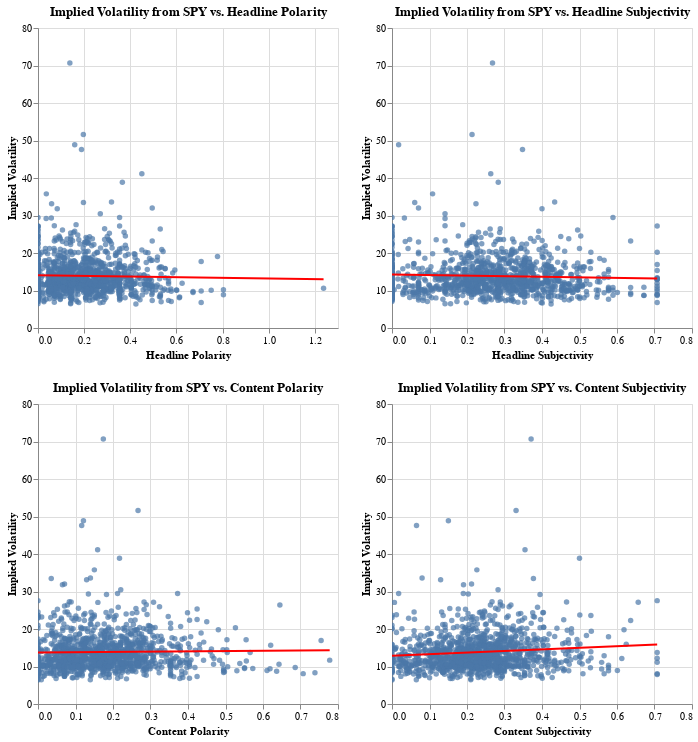

Notebook cell for this chart:
### Markdown cell above
## We first look at the IV data from SPY and Business and US news sources

### Code cell
from vega_datasets import data
# We fist plot the data
chart1 = alt.Chart(merged1).mark_circle().encode(
    x = alt.X('Headline Polarity'),
    y = alt.Y('IV30', title = 'Implied Volatility'),
    tooltip = ['IV30', 'Headline Polarity']
).properties(title = 'Implied Volatility from SPY vs. Headline Polarity').interactive()

chart1 = chart1 + chart1.transform_regression("Headline Polarity", "IV30", method="linear").mark_line(color = "red")

chart2 = alt.Chart(merged1).mark_circle().encode(
    x = alt.X('Headline Subjectivity'),
    y = alt.Y('IV30', title = 'Implied Volatility'),
    tooltip = ['IV30', 'Headline Subjectivity']
).properties(title = 'Implied Volatility from SPY vs. Headline Subjectivity').interactive()

chart2 = chart2 + chart2.transform_regression("Headline Subjectivity", "IV30", method="linear").mark_line(color = "red")

chart3 = alt.Chart(merged1).mark_circle().encode(
    x = alt.X('Content Polarity'),
    y = alt.Y('IV30', title = 'Implied Volatility'),
    tooltip = ['IV30', 'Content Polarity']
).properties(title = 'Implied Volatility from SPY vs. Content Polarity').interactive()

chart3 = chart3 + chart3.transform_regression("Content Polarity", "IV30", method="linear").mark_line(color = "red")

chart4 = alt.Chart(merged1).mark_circle().encode(
    x = alt.X('Content Subjectivity'),
    y = alt.Y('IV30', title = 'Implied Volatility'),
    tooltip = ['IV30', 'Content Subjectivity']
).properties(title = 'Implied Volatility from SPY vs. Content Subjectivity').interactive()

chart4 = chart4 + chart4.transform_regression("Content Subjectivity", "IV30", method="linear").mark_line(color = "red")

(chart1 & chart3) | (chart2 & chart4)

### Figure 1 — Vega-Lite specification as saved in the notebook (floating-point values rounded to 4 significant figures; data arrays with more than 128 entries replaced by an {"elided": "..."} marker saying what was removed)
{"config": {"view": {"continuousWidth": 300, "continuousHeight": 300}}, "hconcat": [{"vconcat": [{"layer": [{"mark": {"type": "circle"}, "encoding": {"tooltip": [{"field": "IV30", "type": "quantitative"}, {"field": "Headline Polarity", "type": "quantitative"}], "x": {"field": "Headline Polarity", "type": "quantitative"}, "y": {"field": "IV30", "title": "Implied Volatility", "type": "quantitative"}}, "name": "view_219", "title": "Implied Volatility from SPY vs. Headline Polarity"}, {"mark": {"type": "line", "color": "red"}, "encoding": {"tooltip": [{"field": "IV30", "type": "quantitative"}, {"field": "Headline Polarity", "type": "quantitative"}], "x": {"field": "Headline Polarity", "type": "quantitative"}, "y": {"field": "IV30", "title": "Implied Volatility", "type": "quantitative"}}, "title": "Implied Volatility from SPY vs. Headline Polarity", "transform": [{"on": "Headline Polarity", "regression": "IV30", "method": "linear"}]}]}, {"layer": [{"mark": {"type": "circle"}, "encoding": {"tooltip": [{"field": "IV30", "type": "quantitative"}, {"field": "Content Polarity", "type": "quantitative"}], "x": {"field": "Content Polarity", "type": "quantitative"}, "y": {"field": "IV30", "title": "Implied Volatility", "type": "quantitative"}}, "name": "view_221", "title": "Implied Volatility from SPY vs. Content Polarity"}, {"mark": {"type": "line", "color": "red"}, "encoding": {"tooltip": [{"field": "IV30", "type": "quantitative"}, {"field": "Content Polarity", "type": "quantitative"}], "x": {"field": "Content Polarity", "type": "quantitative"}, "y": {"field": "IV30", "title": "Implied Volatility", "type": "quantitative"}}, "title": "Implied Volatility from SPY vs. Content Polarity", "transform": [{"on": "Content Polarity", "regression": "IV30", "method": "linear"}]}]}]}, {"vconcat": [{"layer": [{"mark": {"type": "circle"}, "encoding": {"tooltip": [{"field": "IV30", "type": "quantitative"}, {"field": "Headline Subjectivity", "type": "quantitative"}], "x": {"field": "Headline Subjectivity", "type": "quantitative"}, "y": {"field": "IV30", "title": "Implied Volatility", "type": "quantitative"}}, "name": "view_220", "title": "Implied Volatility from SPY vs. Headline Subjectivity"}, {"mark": {"type": "line", "color": "red"}, "encoding": {"tooltip": [{"field": "IV30", "type": "quantitative"}, {"field": "Headline Subjectivity", "type": "quantitative"}], "x": {"field": "Headline Subjectivity", "type": "quantitative"}, "y": {"field": "IV30", "title": "Implied Volatility", "type": "quantitative"}}, "title": "Implied Volatility from SPY vs. Headline Subjectivity", "transform": [{"on": "Headline Subjectivity", "regression": "IV30", "method": "linear"}]}]}, {"layer": [{"mark": {"type": "circle"}, "encoding": {"tooltip": [{"field": "IV30", "type": "quantitative"}, {"field": "Content Subjectivity", "type": "quantitative"}], "x": {"field": "Content Subjectivity", "type": "quantitative"}, "y": {"field": "IV30", "title": "Implied Volatility", "type": "quantitative"}}, "name": "view_222", "title": "Implied Volatility from SPY vs. Content Subjectivity"}, {"mark": {"type": "line", "color": "red"}, "encoding": {"tooltip": [{"field": "IV30", "type": "quantitative"}, {"field": "Content Subjectivity", "type": "quantitative"}], "x": {"field": "Content Subjectivity", "type": "quantitative"}, "y": {"field": "IV30", "title": "Implied Volatility", "type": "quantitative"}}, "title": "Implied Volatility from SPY vs. Content Subjectivity", "transform": [{"on": "Content Subjectivity", "regression": "IV30", "method": "linear"}]}]}]}], "data": {"name": "data-8240b0fb60f0f3b5996ddc7475d7c1c9"}, "params": [{"name": "param_220", "select": {"type": "interval", "encodings": ["x", "y"]}, "bind": "scales", "views": ["view_219"]}, {"name": "param_222", "select": {"type": "interval", "encodings": ["x", "y"]}, "bind": "scales", "views": ["view_221"]}, {"name": "param_221", "select": {"type": "interval", "encodings": ["x", "y"]}, "bind": "scales", "views": ["view_220"]}, {"name": "param_223", "select": {"type": "interval", "encodings": ["x", "y"]}, "bind": "scales", "views": ["view_222"]}], "$schema": "https://vega.github.io/schema/vega-lite/v5.8.0.json", "datasets": {"data-8240b0fb60f0f3b5996ddc7475d7c1c9": {"elided": "1189 records"}}}
